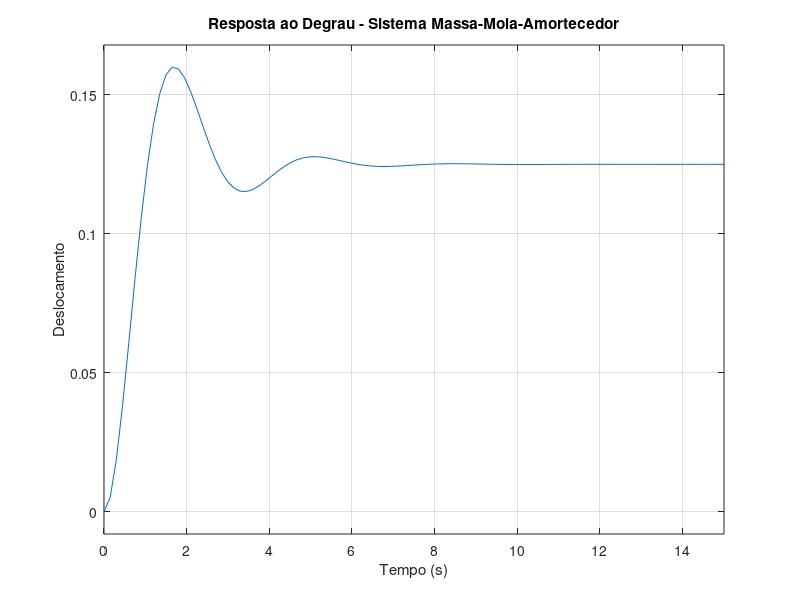
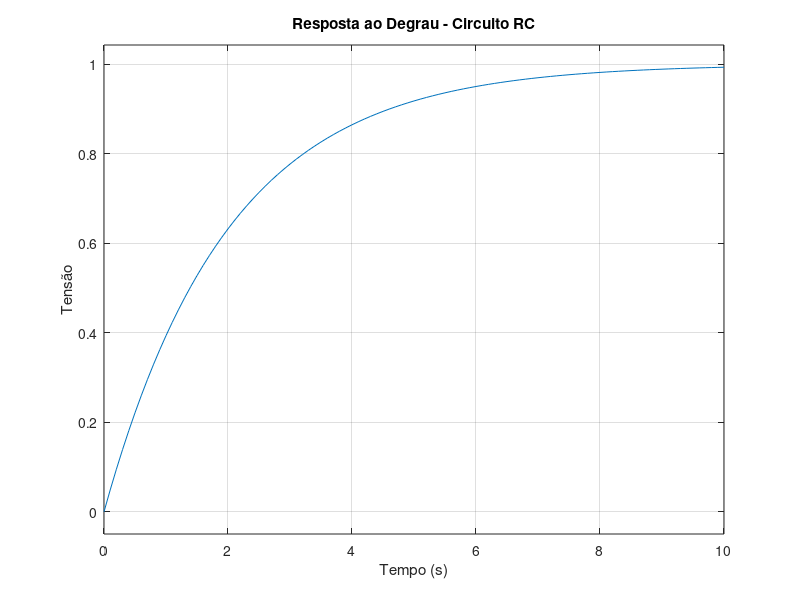
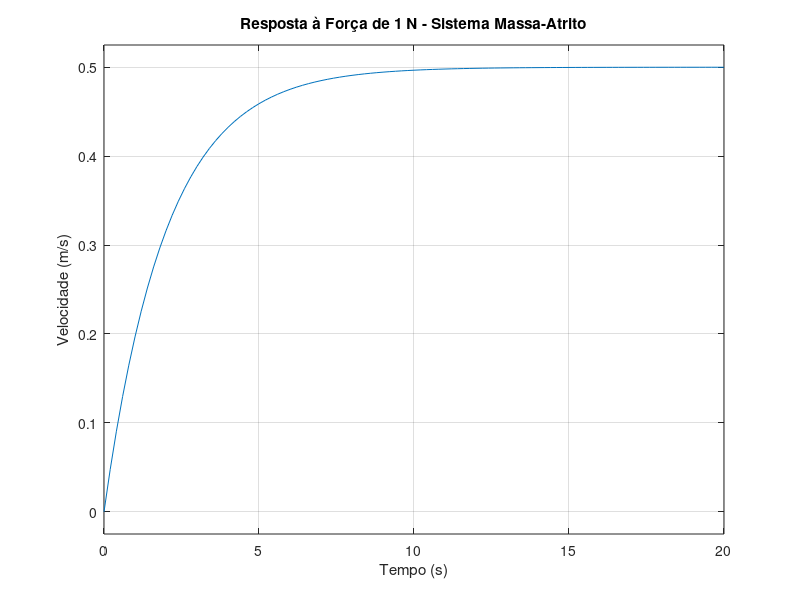

The MATLAB script that drew these images, in order:
clc;
clear;

%% Exercício 1 

M = 2;
B = 3;
K = 8;

num = 1;
den = [M B K];

G = tf(num, den);

disp('Função de transferência:');
G

figure;
step(G, 15);

xlabel('Tempo (s)');
ylabel('Deslocamento');
title('Resposta ao Degrau - Sistema Massa-Mola-Amortecedor');
grid on;

%% Exercício 2

R = 1000;
tau = 2;

C = tau / R;

num = 1;
den = [R*C 1];

G = tf(num, den);

fprintf('Valor da capacitância C = %.4f F\n', C);

disp('Função de transferência:');
G

figure;
step(G, 10);

xlabel('Tempo (s)');
ylabel('Tensão');
title('Resposta ao Degrau - Circuito RC');
grid on;

%% Exercício 3 

M = 4;
F = 1;
v_estavel = 0.5;

B = F / v_estavel;

num = 1;
den = [M B];

G = tf(num, den);

fprintf('Coeficiente de atrito B = %.2f\n', B);

disp('Função de transferência:');
G

figure;
step(G);

xlabel('Tempo (s)');
ylabel('Velocidade (m/s)');
title('Resposta à Força de 1 N - Sistema Massa-Atrito');
grid on;
